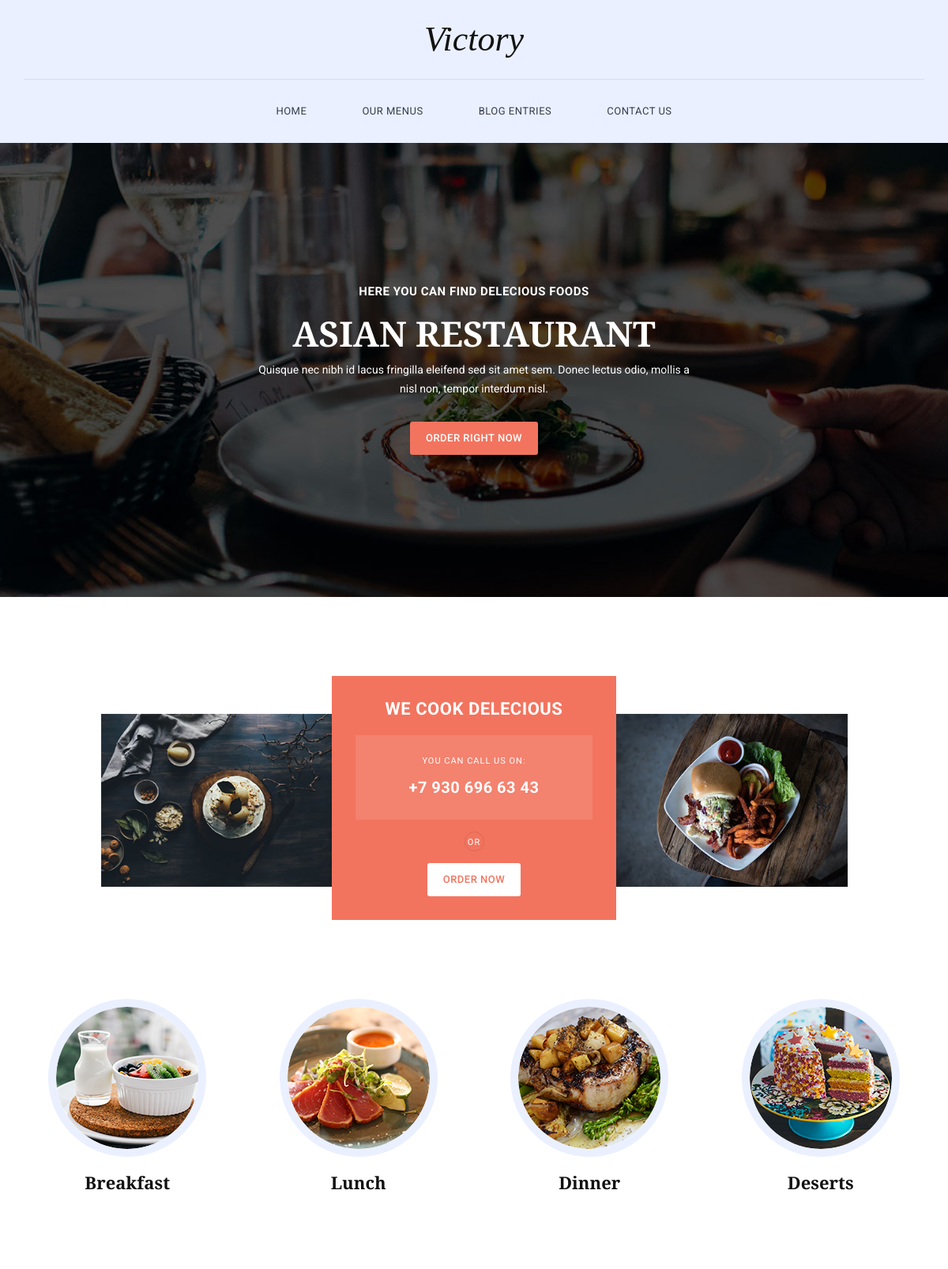
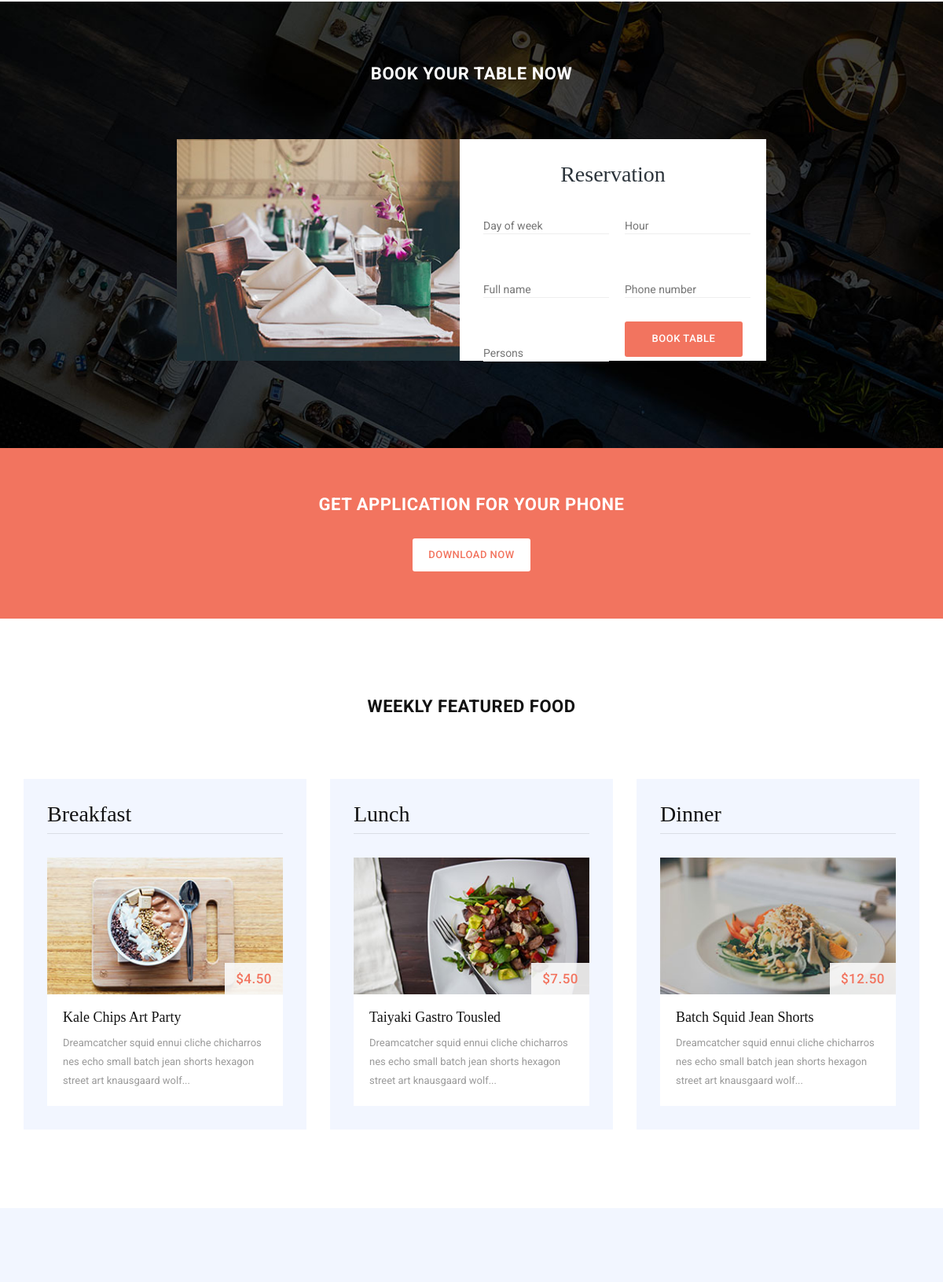
The page /home (upper part) on the database its author committed (2 pictures, top to bottom).
### tables this page shows
CREATE TABLE "menu"
(
    id    integer PRIMARY KEY AUTOINCREMENT,
    title text NOT NULL,
    url   text NOT NULL
);

CREATE TABLE banner
(
    id       integer PRIMARY KEY AUTOINCREMENT,
    h4       text NOT NULL,
    h2       text NOT NULL,
    p        text NOT NULL,
    btn_text text NOT NULL
);

CREATE TABLE cook_delecious
(
    id         integer PRIMARY KEY AUTOINCREMENT,
    first_img  text NOT NULL,
    title      text NOT NULL,
    span       text NOT NULL,
    phone      text NOT NULL,
    btn_text   text NOT NULL,
    second_img text NOT NULL
);

CREATE TABLE services
(
    id  integer PRIMARY KEY AUTOINCREMENT,
    url text NOT NULL,
    img text NOT NULL
, title text default t not null);

CREATE TABLE "book_table"
(
    id          integer
        primary key autoincrement,
    name        text,
    placeholder text
);

CREATE TABLE food_menu
(
    id  integer PRIMARY KEY AUTOINCREMENT,
    title text,
    img_url text,
    price text,
    name text,
    description text
);

### views/index.py (the view)
@index_bp.route('/')
@index_bp.route('/index')
@index_bp.route('/home')
def index():
    return render_template('pages/index.html', menu=main.get_menu(),
                           banner=dbase.get_banner(),
                           cook_delecious=dbase.get_cook_delecious(),
                           services=dbase.get_services(),
                           food_menu=dbase.get_foood_menu(),
                           book_table=main.get_book_table(),
                           our_blog=dbase.get_our_blog(),
                           icons=main.get_icons())

### SQLite/db.py (called while the page is built)
def connect_db():
    conn = sqlite3.connect(app.config['DATABASE'])
    conn.row_factory = sqlite3.Row
    return conn

def get_db():
    if not hasattr(g, 'link_db'):
        g.link_db = connect_db()
    return g.link_db

### controllers/index_controller.py (called while the page is built)
    def get_our_blog(self):
        try:
            self.__cur.execute("""SELECT * FROM our_blog""")
            result = self.__cur.fetchall()
            if result:
                return result
                print('[SQLite] - - [Successful get our_blog]')
        except sqlite3.Error as err:
            print(f'[ERROR] - - [{err}]')

    def get_foood_menu(self):
        try:
            self.__cur.execute("""SELECT * FROM food_menu""")
            result = self.__cur.fetchall()
            if result:
                return result
                print('[SQLite] - - [Successful get foood_menu]')
        except sqlite3.Error as err:
            print(f'[ERROR] - - [{err}]')

    def get_banner(self):
        try:
            self.__cur.execute("""SELECT * FROM banner""")
            result = self.__cur.fetchall()
            if result:
                return result
                print('[SQLite] - - [Successful get banner]')
        except sqlite3.Error as err:
            print(f'[ERROR] - - [{err}]')

    def get_cook_delecious(self):
        try:
            self.__cur.execute("""SELECT * FROM cook_delecious""")
            result = self.__cur.fetchall()
            if result:
                return result
                print('[SQLite] - - [Successful get cook_delecious]')
        except sqlite3.Error as err:
            print(f'[ERROR] - - [{err}]')

    def get_services(self):
        try:
            self.__cur.execute("""SELECT * FROM services""")
            result = self.__cur.fetchall()
            if result:
                return result
                print('[SQLite] - - [Successful get services]')
        except sqlite3.Error as err:
            print(f'[ERROR] - - [{err}]')

### controllers/main_controller.py (called while the page is built)
    def get_menu(self):
        try:
            self.__cur.execute("""SELECT * FROM menu""")
            result = self.__cur.fetchall()
            if result:
                return result
                print('[SQLite] - - [Successful get menu]')
        except sqlite3.Error as err:
            print(f'[ERROR] - - [{err}]')

### views/index.py (called while the page is built)
@index_bp.before_request
def before_request():
    global dbase
    global main
    db = get_db()
    dbase = Index_Controller(db)
    main = Main_Controller(db)

### templates/pages/index.html (shortened to what this page needs)
{% extends 'base.html' %}
{% block content %}
    {% block banner %}
        <section class="banner">
            <div class="container">
                <div class="row">
                    <div class="col-md-6 col-md-offset-3">
                        {% for b in banner %}
                            <h4>{{ b.h4 }}</h4>
                            <h2>{{ b.h2 }}</h2>
                            <p>{{ b.p }}</p>
                            <div class="primary-button">
                                <a href="#" class="scroll-link" data-id="book-table">{{ b.btn_text }}</a>
                            </div>
                        {% endfor %}
                    </div>
                </div>
            </div>
        </section>
    {% endblock %}
    {% block cook_delecious %}
        <section class="cook-delecious">
            <div class="container">
                <div class="row">
                    {% for c in cook_delecious %}
                        <div class="col-md-3 col-md-offset-1">
                            <div class="first-image">
                                <img src="{{ c.first_img }}" alt="">
                            </div>
                        </div>
                        <div class="col-md-4">
                            <div class="cook-content">
                                <h4>{{ c.title }}</h4>
                                <div class="contact-content">
                                    <span>{{ c.span }}</span>
                                    <h6>{{ c.phone }}</h6>
                                </div>
                                <span>or</span>
                                <div class="primary-white-button">
                                    <a href="#" class="scroll-link" data-id="book-table">{{ c.btn_text }}</a>
                                </div>
                            </div>
                        </div>
                        <div class="col-md-3">
                            <div class="second-image">
                                <img src="{{ c.second_img }}" alt="">
                            </div>
                        </div>
                    {% endfor %}
                </div>
            </div>
        </section>
    {% endblock %}
    {% block services %}
        <section class="services">
            <div class="container">
                <div class="row">
                    {% for s in services %}
                        <div class="col-md-3 col-sm-6 col-xs-12">
                            <div class="service-item">
                                <a href="{{ s.url }}">
                                    <img src="{{ s.img }}" alt="{{ s.title }}">
                                    <h4>{{ s.title }}</h4>
                                </a>
                            </div>
                        </div>
                    {% endfor %}
                </div>
            </div>
        </section>
    {% endblock %}
    {% block book_table %}
        <section id="book-table">
            <div class="container">
                <div class="row">
                    <div class="col-md-12">
                        <div class="heading">
                            <h2>Book Your Table Now</h2>
                        </div>
                    </div>
                    <div class="col-md-4 col-md-offset-2 col-sm-12">
                        <div class="left-image">
                            <img src="{{ url_for('static', filename="img/book_left_image.jpg") }}" alt="">
                        </div>
                    </div>
                    <div class="col-md-4 col-sm-12">
                        <div class="right-info">
                            <h4>Reservation</h4>
                            <form id="form-submit" action="/reservation" method="POST">
                                <div class="row">
                                    {% for bt in book_table %}
                                    <div class="col-md-6">
                                        <fieldset>
                                            <input type="text" name="{{ bt.name }}" value="" required placeholder="{{ bt.placeholder }}">
                                        </fieldset>
                                    </div>
                                    {% endfor %}
                                    <div class="col-md-6">
                                        <fieldset>
                                            <button type="submit" id="form-submit" class="btn">Book Table</button>
                                        </fieldset>
                                    </div>
                                </div>
                            </form>
                        </div>
                    </div>
                </div>
            </div>
        </section>
    {% endblock %}
    {% block app %}
        <section class="get-app">
            <div class="container">
                <div class="row">
                    <div class="heading">
                        <h2>Get application for your phone</h2>
                    </div>
                    <div class="primary-white-button">
                        <a href="#">Download now</a>
                    </div>
                </div>
            </div>
        </section>
    {% endblock %}
    {% block food_menu %}
        <section class="featured-food">
            <div class="container">
                <div class="row">
                    <div class="heading">
                        <h2>Weekly Featured Food</h2>
                    </div>
                </div>
                <div class="row">
                    {% for fm in food_menu %}
                        <div class="col-md-4">
                            <div class="food-item">
                                <h2>{{ fm.title }}</h2>
                                <img src="{{ fm.img_url }}" alt="{{ fm.name }}">
                                <div class="price">{{ fm.price }}</div>
                                <div class="text-content">
                                    <h4>{{ fm.name }}</h4>
                                    <p>{{ fm.description }}</p>
                                </div>
                            </div>
                        </div>
                    {% endfor %}
                </div>
            </div>
        </section>
    {% endblock %}
    {% block our_blog %}
        <section class="our-blog">
        </section>
    {% endblock %}
{% endblock %}

### templates/base.html (shortened to what this page needs)
<!DOCTYPE html>
<html lang="en">
<head>
    <link rel="stylesheet" href="{{ url_for('static', filename="css/bootstrap.min.css") }}">
    <link rel="stylesheet" href="{{ url_for('static', filename="css/bootstrap-theme.min.css") }}">
    <link rel="stylesheet" href="{{ url_for('static', filename="css/fontAwesome.css") }}">
    <link rel="stylesheet" href="{{ url_for('static', filename="css/hero-slider.css") }}">
    <link rel="stylesheet" href="{{ url_for('static', filename="css/owl-carousel.css") }}">
    <link rel="stylesheet" href="{{ url_for('static', filename="css/templatemo-style.css") }}">
</head>
<body>
<div class="header">
    <div class="container">
        <a href="#" class="navbar-brand scroll-top">Victory</a>
        <nav class="navbar navbar-inverse" role="navigation">
            {% block menu %}
                <div id="main-nav" class="collapse navbar-collapse">
                    <ul class="nav navbar-nav">
                        {% for m in menu %}
                            <li><a href="{{ m.url }}">{{ m.title }}</a></li>
                        {% endfor %}
                    </ul>
                </div>
            {% endblock %}
        </nav>
    </div>
</div>
{% block content %}
{% endblock %}
</body>
</html>

### static/css/hero-slider.css (style rules this page uses)
*, *::after, *::before { -webkit-box-sizing: border-box; -moz-box-sizing: border-box; box-sizing: border-box; }
html { font-size: 62.5%; }
body { font-family: "Open Sans", sans-serif; color: #2c343b; background-color: #f2f2f2; }
a { color: #d44457; text-decoration: none; }
img { max-width: 100%; }

### rows shown on the page
menu: title "HOME"
menu: title "OUR MENUS"
menu: title "BLOG ENTRIES"
menu: title "CONTACT US"
banner: h4 "HERE YOU CAN FIND DELECIOUS FOODS", h2 "ASIAN RESTAURANT", p "Quisque nec nibh id lacus fringilla eleifend sed sit amet sem. Donec lectus odio, mollis a nisl non, tempor interdum nisl.", btn_text "ORDER RIGHT NOW"
cook_delecious: first_img (picture), title "WE COOK DELECIOUS", span "YOU CAN CALL US ON:", phone "+7 930 696 63 43", btn_text "ORDER NOW", second_img (picture)
services: img (picture), title "Breakfast"
services: img (picture), title "Lunch"
services: img (picture), title "Dinner"
services: img (picture), title "Deserts"
book_table: day "Day of week"
book_table: hour "Hour"
book_table: name "Full name"
book_table: phone "Phone number"
book_table: person "Persons"
food_menu: title "Breakfast", img_url (picture), price "$4.50", name "Kale Chips Art Party", description "Dreamcatcher squid ennui cliche chicharros nes echo small batch jean shorts hexagon street art knausgaard wolf..."
food_menu: title "Lunch", img_url (picture), price "$7.50", name "Taiyaki Gastro Tousled", description "Dreamcatcher squid ennui cliche chicharros nes echo small batch jean shorts hexagon street art knausgaard wolf..."
food_menu: title "Dinner", img_url (picture), price "$12.50", name "Batch Squid Jean Shorts", description "Dreamcatcher squid ennui cliche chicharros nes echo small batch jean shorts hexagon street art knausgaard wolf..."
